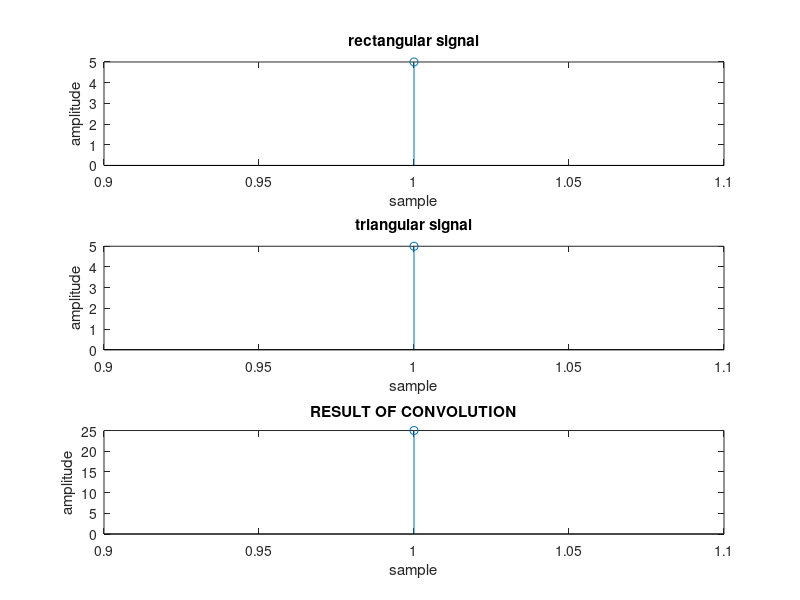

This figure's MATLAB source:
clc; 
close all; 
clear ; 
function y = Conv_user(x,h) 
l1 = length(x); 
l2 = length(h); 
l3 = l1+l2-1; 
x1 = [x, zeros(1,l2)]; 
h1 = [h, zeros(1,l1)]; 
y = zeros(1,l3); 
for n = 1:l3  
    sum = 0; 
    for k = 1:n 
        sum = sum + x1(k)*h1(n - k + 1); 
    end 
    y(n) = sum; 
end 
end 
s1 = input("Enter first signal [1,2,3,4]: "); 
s2 = input("Enter second signal [1,2,3,4]: "); 
y = Conv_user(s1,s2); 
figure; 
subplot(3,1,1); 
stem(s1); 
xlabel("sample"); 
ylabel("amplitude"); 
title("rectangular signal"); 
subplot(3,1,2); 
stem(s2); 
xlabel("sample"); 
ylabel("amplitude"); 
title("triangular signal"); 
subplot(3,1,3); 
stem(y); 
xlabel("sample"); 
ylabel("amplitude"); 
title('RESULT OF CONVOLUTION');
